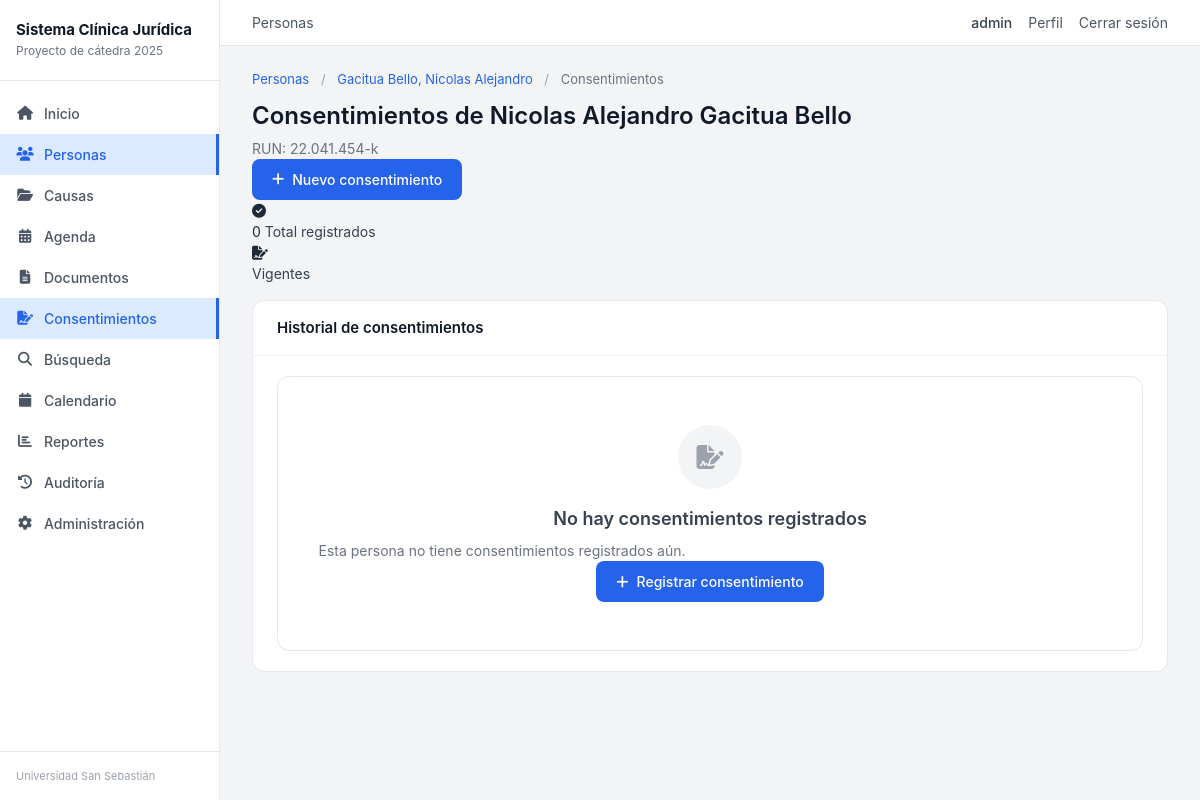
/personas/1/consentimientos/ (signed in), run on an earlier commit of the app's database.
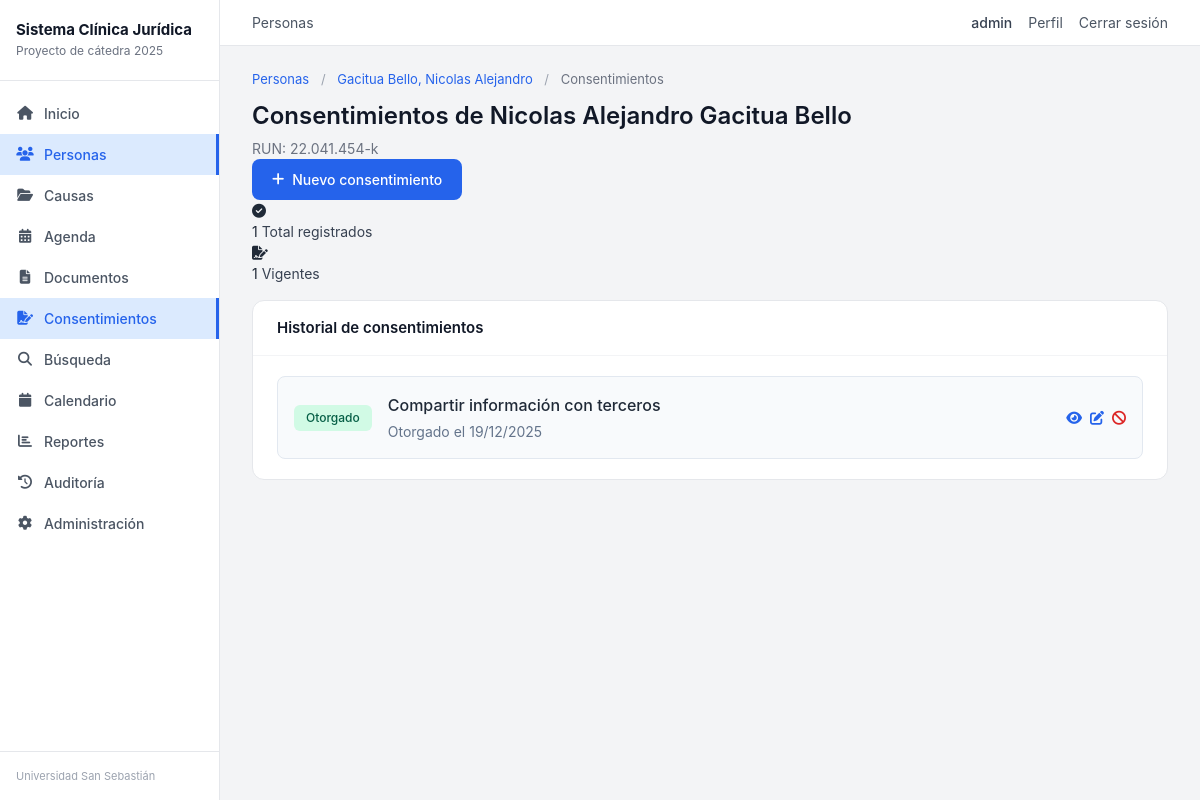
And on a later commit of the database.
### apps/gestion/models.py (models this page shows, shortened)
class Consentimiento(models.Model):
    TIPO_CHOICES = [
        ('DATOS_PERSONALES', 'Tratamiento de datos personales'),
        ('NOTIFICACIONES', 'Recibir notificaciones'),
        ('COMPARTIR_INFO', 'Compartir información con terceros'),
        ('USO_ACADEMICO', 'Uso del caso con fines académicos'),
        ('GRABACION', 'Grabación de entrevistas'),
        ('OTRO', 'Otro'),
    ]
    persona = models.ForeignKey(
        Persona,
        on_delete=models.CASCADE,
        related_name='consentimientos',
        verbose_name='Persona'
    )
    tipo = models.CharField(
        max_length=20,
        choices=TIPO_CHOICES,
        verbose_name='Tipo de consentimiento'
    )
    otorgado = models.BooleanField(
        default=False,
        verbose_name='¿Consentimiento otorgado?'
    )
    fecha_otorgamiento = models.DateField(
        blank=True,
        null=True,
        verbose_name='Fecha de otorgamiento'
    )
    fecha_revocacion = models.DateField(
        blank=True,
        null=True,
        verbose_name='Fecha de revocación'
    )
    documento_respaldo = models.FileField(
        upload_to='consentimientos/',
        blank=True,
        null=True,
        verbose_name='Documento de respaldo',
        help_text='Consentimiento firmado escaneado'
    )
    observaciones = models.TextField(
        blank=True,
        null=True,
        verbose_name='Observaciones'
    )
    registrado_por = models.ForeignKey(
        User,
        on_delete=models.SET_NULL,
        null=True,
        blank=True,
        verbose_name='Registrado por'
    )
    fecha_registro = models.DateTimeField(
        auto_now_add=True,
        verbose_name='Fecha de registro'
    )
    class Meta:
        ordering = ['-fecha_registro']
        verbose_name = 'Consentimiento'
        verbose_name_plural = 'Consentimientos'

### apps/gestion/views.py (the view)
# urls.py: path('personas/<int:pk>/consentimientos/', views.persona_consentimientos, name='persona_consentimientos'),
@login_required
def persona_consentimientos(request, pk):
    persona = get_object_or_404(Persona, pk=pk)
    consentimientos = persona.consentimientos.all().order_by('-fecha_registro')
    context = {
        'persona': persona,
        'consentimientos': consentimientos,
    }
    return render(request, 'gestion/persona_consentimientos.html', context)

### apps/gestion/permissions.py (called while the page is built)
def obtener_rol_usuario(usuario):
    if not usuario.is_authenticated:
        return None
    if hasattr(usuario, 'perfil') and usuario.perfil:
        rol = usuario.perfil.rol
        return ROLES_ALIAS.get(rol, rol)
    return None

def obtener_permisos_usuario(usuario):
    if not usuario.is_authenticated:
        return {}
    if usuario.is_superuser:
        return {k: True for k in PERMISOS_POR_ROL['ADMIN'].keys()}
    rol = obtener_rol_usuario(usuario)
    if not rol:
        return {}
    return PERMISOS_POR_ROL.get(rol, {}).copy()

def es_admin(usuario):
    return usuario.is_superuser or obtener_rol_usuario(usuario) == 'ADMIN'

def es_externo(usuario):
    return obtener_rol_usuario(usuario) == 'EXTERNO'

def permisos_context_processor(request):
    if not request.user.is_authenticated:
        return {'permisos': {}, 'rol_usuario': None}
    return {
        'permisos': obtener_permisos_usuario(request.user),
        'rol_usuario': obtener_rol_usuario(request.user),
        'es_admin': es_admin(request.user),
        'es_externo': es_externo(request.user),
    }

### templates/gestion/persona_consentimientos.html (shortened to what the changed rows need)
{% extends 'base.html' %}
{% block content %}
<div class="page-header">
    <div class="page-header-content">
        <h1 class="page-title">Consentimientos de {{ persona.nombres }} {{ persona.apellidos }}</h1>
    </div>
</div>
<div class="stats-grid mb-4">
    <div class="stat-card">
        <div class="stat-content">
            <span class="stat-value">{{ consentimientos|length }}</span>
            <span class="stat-label">Total registrados</span>
        </div>
    </div>
    <div class="stat-card">
        <div class="stat-content">
            {% with otorgados=consentimientos|dictsort:"otorgado"|last %}
            <span class="stat-value">
                {% for c in consentimientos %}{% if c.otorgado and not c.fecha_revocacion %}1{% endif %}{% endfor %}
            </span>
            {% endwith %}
            <span class="stat-label">Vigentes</span>
        </div>
    </div>
</div>
<div class="card">
    <div class="card-header">
        <h2 class="card-title">Historial de consentimientos</h2>
    </div>
    <div class="card-body">
        {% if consentimientos %}
        <div class="consent-list">
            {% for c in consentimientos %}
            <div class="consent-item">
                <div class="consent-status">
                    {% if c.fecha_revocacion %}
                        <span class="status-badge status-red">Revocado</span>
                    {% elif c.otorgado %}
                        <span class="status-badge status-green">Otorgado</span>
                    {% else %}
                        <span class="status-badge status-yellow">Pendiente</span>
                    {% endif %}
                </div>
                <div class="consent-info">
                    <h3 class="consent-type">{{ c.get_tipo_display }}</h3>
                    <p class="consent-meta">
                        {% if c.fecha_otorgamiento %}
                            Otorgado el {{ c.fecha_otorgamiento|date:"d/m/Y" }}
                        {% else %}
                            Registrado el {{ c.fecha_registro|date:"d/m/Y" }}
                        {% endif %}
                    </p>
                </div>
                <div class="consent-actions">
                    <a href="{% url 'gestion:consentimiento_detalle' c.pk %}" class="action-link" title="Ver detalle">
                        <i class="fas fa-eye"></i>
                    </a>
                    <a href="{% url 'gestion:consentimiento_editar' c.pk %}" class="action-link" title="Editar">
                        <i class="fas fa-edit"></i>
                    </a>
                    {% if c.otorgado and not c.fecha_revocacion %}
                    <a href="{% url 'gestion:consentimiento_revocar' c.pk %}" class="action-link text-danger" title="Revocar">
                        <i class="fas fa-ban"></i>
                    </a>
                    {% endif %}
                </div>
            </div>
            {% endfor %}
        </div>
        {% else %}
        <div class="empty-state">
            <div class="empty-state-icon">
                <i class="fas fa-file-signature"></i>
            </div>
            <h3 class="empty-state-title">No hay consentimientos registrados</h3>
            <p class="empty-state-text">Esta persona no tiene consentimientos registrados aún.</p>
            <a href="{% url 'gestion:consentimiento_crear' %}?persona={{ persona.pk }}" class="btn-primary">
                <i class="fas fa-plus"></i> Registrar consentimiento
            </a>
        </div>
        {% endif %}
    </div>
</div>
{% endblock %}

What changed in the data, as far as the page shows it:
added Consentimiento: otorgado "1", tipo "Compartir información con terceros", fecha_otorgamiento "19/12/2025"
Also different on the page:
{{ consentimientos|length }}: "0" → "1"
text no longer shown: "No hay consentimientos registrados Esta persona no tiene consentimientos registrados aún. Registrar consentimiento"
